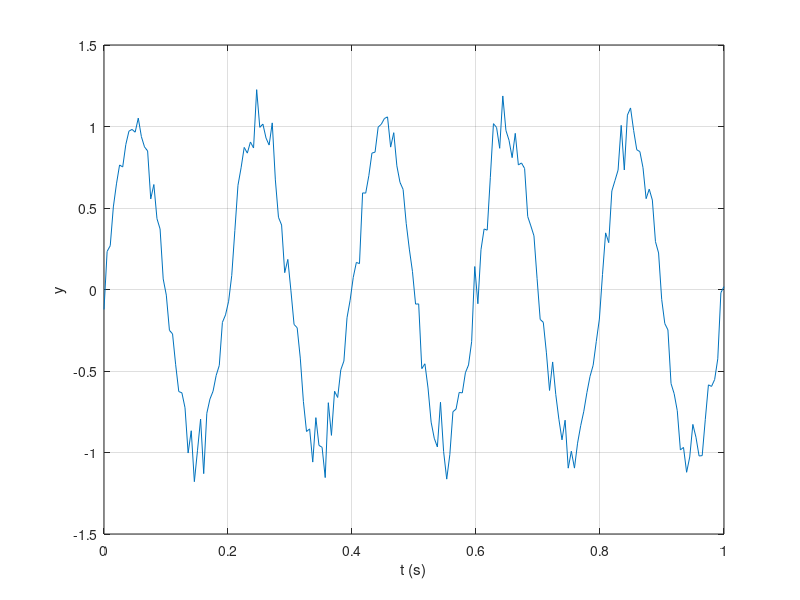

Here is the MATLAB script that generated this plot: (Note: this script raises an error after producing the figure.)
function sim_00_smoke()
%SIM_00_SMOKE Placeholder sim proving the pipeline (MATLAB -> results -> paper). Delete once real sims exist.
rng(0);
t = linspace(0, 1, 200);
y = sin(2*pi*5*t) + 0.1*randn(size(t));
fig = figure('Visible', 'off');
plot(t, y); xlabel('t (s)'); ylabel('y'); grid on;
saveFigure(fig, 'sim_00_smoke');
close(fig);
end
